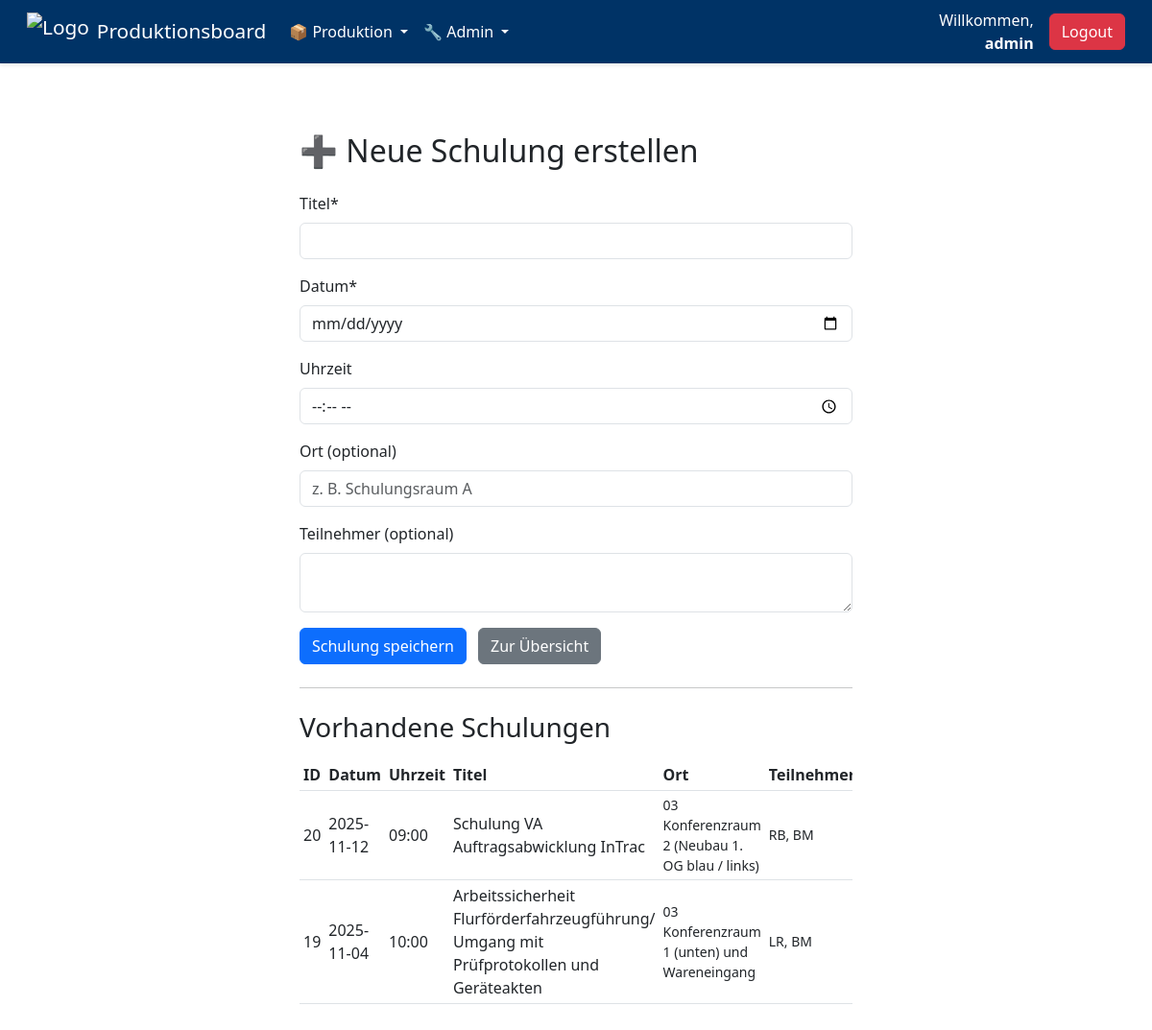
The app's page /admin/trainings (signed in) with its own data.
### tables this page shows
CREATE TABLE trainings (
                            id INTEGER PRIMARY KEY AUTOINCREMENT,
                            title TEXT NOT NULL,
                            date TEXT NOT NULL,
                            time TEXT,
                            participants TEXT,
                            status TEXT DEFAULT 'geplant', location TEXT);

### app.py (the view, shortened to what this page needs)
@app.route('/admin/trainings', methods=['GET', 'POST'])
def admin_trainings():
    if not session.get('is_admin'):
        return redirect(url_for('login'))
    conn = get_db_connection()
    trainings = conn.execute("SELECT * FROM trainings ORDER BY date DESC, time DESC").fetchall()
    conn.close()
    return render_template('admin_trainings.html', trainings=trainings)

### app.py (called while the page is built)
def get_db_connection():
    conn = sqlite3.connect(DATABASE)
    conn.row_factory = sqlite3.Row
    return conn

### templates/admin_trainings.html (shortened to what this page needs)
{% extends 'base.html' %}
{% block content %}
<div class="container mt-5" style="max-width: 600px;">
  <h2 class="mb-4">➕ Neue Schulung erstellen</h2>
  <form method="POST">
    <div class="mb-3">
      <label class="form-label">Titel*</label>
      <input type="text" name="title" class="form-control" required>
    </div>
    <div class="mb-3">
      <label class="form-label">Datum*</label>
      <input type="date" name="date" class="form-control" required>
    </div>
    <div class="mb-3">
      <label class="form-label">Uhrzeit</label>
      <input type="time" name="time" class="form-control">
    </div>
    <div class="mb-3">
      <label class="form-label">Ort (optional)</label>
      <input type="text" name="location" class="form-control" placeholder="z. B. Schulungsraum A">
    </div>
    <div class="mb-3">
      <label class="form-label">Teilnehmer (optional)</label>
      <textarea name="participants" class="form-control" rows="2"></textarea>
    </div>
    <button type="submit" class="btn btn-primary">Schulung speichern</button>
    <a href="{{ url_for('schulungen') }}" class="btn btn-secondary ms-2">Zur Übersicht</a>
  </form>
  <hr class="my-4">
<h3 class="mb-3">Vorhandene Schulungen</h3>
{% if trainings and trainings|length > 0 %}
  <div class="table-responsive">
    <table class="table table-sm align-middle">
      <thead>
        <tr>
          <th>ID</th>
          <th>Datum</th>
          <th>Uhrzeit</th>
          <th>Titel</th>
          <th>Ort</th>
          <th>Teilnehmer</th>
        </tr>
      </thead>
      <tbody>
        {% for t in trainings %}
        <tr>
          <td>{{ t.id }}</td>
          <td>{{ t.date }}</td>
          <td>{{ t.time or '' }}</td>
          <td>{{ t.title }}</td>
          <td class="small">{{ t.location or '' }}</td>
          <td class="small">{{ t.participants }}</td>
        </tr>
        {% endfor %}
      </tbody>
    </table>
  </div>
{% else %}
  <p class="text-muted">Noch keine Schulungen angelegt.</p>
{% endif %}
</div>
{% endblock %}

### static/style.css (style rules this page uses)
html { height: 100%; width: 100%; overflow-x: hidden; }
body { overflow-x: hidden; min-height: 100vh; min-height: 100dvh; }

### records on screen
trainings: id "20", date "2025-11-12", time "09:00", title "Schulung VA Auftragsabwicklung InTrac", location "03 Konferenzraum 2 (Neubau 1. OG blau / links)", participants "RB, BM"
trainings: id "19", date "2025-11-04", time "10:00", title "Arbeitssicherheit Flurförderfahrzeugführung/ Umgang mit Prüfprotokollen und Geräteakten", location "03 Konferenzraum 1 (unten) und Wareneingang", participants "LR, BM"

### other values on screen
{{ session.username }} "admin"
